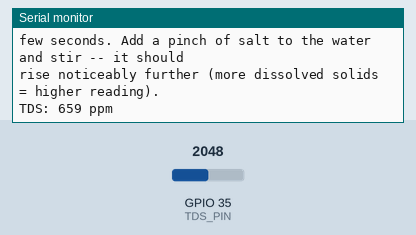
Simulated run of this sketch. Board: ESP32. Shown: the last lines printed to the serial monitor. The test bench sets the inputs (shaded band); at power-on: GPIO 35 (TDS_PIN) = 2048.

Above: at 1.7 s.
1.8 s: GPIO 35 (TDS_PIN) set to 2866
At 3.0 s:
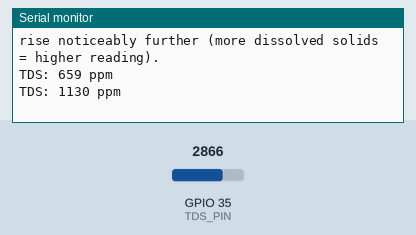
3.3 s: GPIO 35 (TDS_PIN) set to 3603
At 4.4 s:
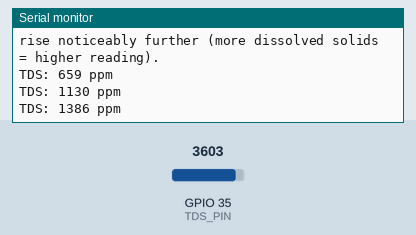
Timing chart, 0 to 6.3 s (numbered marks = the images above; inputs shaded):
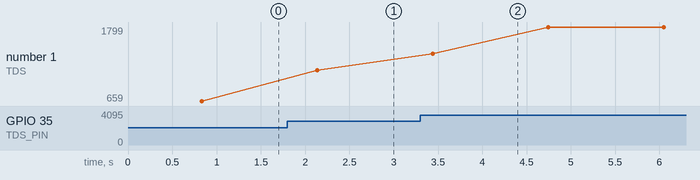

Measured:
- after the input at 1.8 s, the serial monitor: prints a new line after 0.34 s (image 1)
- after the input at 3.3 s, the serial monitor: prints a new line after 0.14 s (image 2)
- plotted number 1: 659 → 1130 after the input at 1.8 s, 1130 → 1799 after the input at 3.3 s

The sketch:

04_tds.ino
```cpp
// ============================================================================
// AquaGuard rebuild -- Step 4 of 7: TDS sensor ONLY (water quality)
// ============================================================================
// No WiFi, no Firebase, no other sensors -- just this one part. Add the next
// sensor only after this one prints sane, stable TDS numbers.
//
// WIRING (see hardware/Hardware_Wiring_Guide.pdf Part 3, Step 3.4 for the
// full writeup -- this is the same GPIO35 used there):
//   TDS module VCC        -> ESP32 3.3V   <-- NOT 5V, see warning below
//   TDS module GND        -> ESP32 GND
//   TDS module Signal/AOUT -> ESP32 GPIO 35
//
// !! SAFETY: power this module from 3.3V, not 5V !!
// Same reasoning as the pH sensor: GPIO35 is an ESP32 "input-only" pin with
// no built-in over-voltage protection. Most of these TDS modules support a
// 3.3-5V supply range -- using 3.3V keeps the analog output physically
// incapable of exceeding 3.3V, which is what GPIO35 can safely read.
//
// TEMPERATURE COMPENSATION: TDS readings drift with water temperature, so
// real TDS meters correct for it. This standalone sketch assumes a fixed
// 25C (a reasonable room-temperature default) since the thermistor isn't
// necessarily wired at the same time. Once both the thermistor (Step 3) and
// this sensor are wired together in the final combined sketch, the real
// measured temperature will be used instead -- see
// hardware/original_reference/AquaGuard_full_original.ino.
// ============================================================================

#include <math.h>

#define TDS_PIN 35
const float VREF    = 3.3;
const float ADC_RES = 4095.0;
const float ASSUMED_TEMP_C = 25.0;  // see temperature compensation note above

void setup() {
  Serial.begin(115200);
  delay(500);
  Serial.println();
  Serial.println("=== AquaGuard rebuild: Step 4 - TDS sensor standalone test ===");
  Serial.println("Reading TDS once per second (assumes 25C for temperature compensation).");
  Serial.println("Sanity check: dry probe in air should read low/noisy near-zero.");
  Serial.println("Dip in plain tap water -- number should rise and settle within a");
  Serial.println("few seconds. Add a pinch of salt to the water and stir -- it should");
  Serial.println("rise noticeably further (more dissolved solids = higher reading).");
  Serial.println();
}

float readTdsPpm() {
  long sum = 0;
  for (int i = 0; i < 30; i++) {
    sum += analogRead(TDS_PIN);
    delay(10);
  }
  float avgRaw = sum / 30.0;
  float voltage = avgRaw * VREF / ADC_RES;

  // Standard temperature compensation for this class of TDS sensor module
  // (0.02 = 2% per degree C, referenced to 25C) -- this is the module
  // manufacturer's published formula, not something derived for this project.
  float compCoeff = 1.0 + 0.02 * (ASSUMED_TEMP_C - 25.0);
  float compVoltage = voltage / compCoeff;

  // Manufacturer's calibration polynomial (Gravity-style analog TDS sensor).
  float tds = (133.42 * pow(compVoltage, 3)
             - 255.86 * pow(compVoltage, 2)
             + 857.39 * compVoltage) * 0.5;

  return tds;
}

void loop() {
  float tds = readTdsPpm();

  Serial.print("TDS: ");
  Serial.print(tds, 0);
  Serial.println(" ppm");

  delay(1000);
}
```
